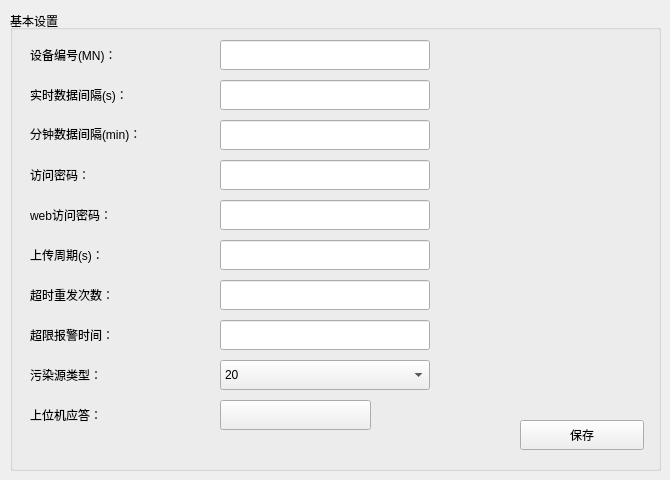
    <widget class="QWidget" name="page">
     <widget class="QGroupBox" name="gbox_general">
      <property name="geometry">
       <rect>
        <x>10</x>
        <y>10</y>
        <width>651</width>
        <height>461</height>
       </rect>
      </property>
      <property name="layoutDirection">
       <enum>Qt::LeftToRight</enum>
      </property>
      <property name="autoFillBackground">
       <bool>false</bool>
      </property>
      <property name="title">
       <string>基本设置</string>
      </property>
      <property name="alignment">
       <set>Qt::AlignLeading|Qt::AlignLeft|Qt::AlignVCenter</set>
      </property>
      <property name="flat">
       <bool>false</bool>
      </property>
      <property name="checkable">
       <bool>false</bool>
      </property>
      <widget class="QLabel" name="label">
       <property name="geometry">
        <rect>
         <x>20</x>
         <y>30</y>
         <width>180</width>
         <height>30</height>
        </rect>
       </property>
       <property name="text">
        <string>设备编号(MN)：</string>
       </property>
      </widget>
      <widget class="QLabel" name="label_2">
       <property name="geometry">
        <rect>
         <x>20</x>
         <y>350</y>
         <width>180</width>
         <height>30</height>
        </rect>
       </property>
       <property name="text">
        <string>污染源类型：</string>
       </property>
      </widget>
      <widget class="QLabel" name="label_3">
       <property name="geometry">
        <rect>
         <x>20</x>
         <y>70</y>
         <width>180</width>
         <height>30</height>
        </rect>
       </property>
       <property name="text">
        <string>实时数据间隔(s)：</string>
       </property>
      </widget>
      <widget class="QLabel" name="label_6">
       <property name="geometry">
        <rect>
         <x>20</x>
         <y>109</y>
         <width>180</width>
         <height>30</height>
        </rect>
       </property>
       <property name="text">
        <string>分钟数据间隔(min)：</string>
       </property>
      </widget>
      <widget class="QLabel" name="label_8">
       <property name="geometry">
        <rect>
         <x>20</x>
         <y>150</y>
         <width>180</width>
         <height>30</height>
        </rect>
       </property>
       <property name="text">
        <string>访问密码：</string>
       </property>
      </widget>
      <widget class="QLabel" name="label_9">
       <property name="geometry">
        <rect>
         <x>20</x>
         <y>190</y>
         <width>180</width>
         <height>30</height>
        </rect>
       </property>
       <property name="text">
        <string>web访问密码：</string>
       </property>
      </widget>
      <widget class="QLineEdit" name="txtMN">
       <property name="geometry">
        <rect>
         <x>210</x>
         <y>30</y>
         <width>210</width>
         <height>30</height>
        </rect>
       </property>
      </widget>
      <widget class="QComboBox" name="comboBoxStType">
       <property name="geometry">
        <rect>
         <x>210</x>
         <y>350</y>
         <width>210</width>
         <height>30</height>
        </rect>
       </property>
       <property name="currentIndex">
        <number>0</number>
       </property>
       <item>
        <property name="text">
         <string>20</string>
        </property>
       </item>
       <item>
        <property name="text">
         <string>31</string>
        </property>
       </item>
       <item>
        <property name="text">
         <string>32</string>
        </property>
       </item>
       <item>
        <property name="text">
         <string>33</string>
        </property>
       </item>
       <item>
        <property name="text">
         <string>34</string>
        </property>
       </item>
       <item>
        <property name="text">
         <string>35</string>
        </property>
       </item>
       <item>
        <property name="text">
         <string>36</string>
        </property>
       </item>
       <item>
        <property name="text">
         <string>37</string>
        </property>
       </item>
       <item>
        <property name="text">
         <string>38</string>
        </property>
       </item>
       <item>
        <property name="text">
         <string>21</string>
        </property>
       </item>
       <item>
        <property name="text">
         <string>22</string>
        </property>
       </item>
       <item>
        <property name="text">
         <string>23</string>
        </property>
       </item>
       <item>
        <property name="text">
         <string>41</string>
        </property>
       </item>
      </widget>
      <widget class="QLineEdit" name="txtRtdInterval">
       <property name="geometry">
        <rect>
         <x>210</x>
         <y>70</y>
         <width>210</width>
         <height>30</height>
        </rect>
       </property>
      </widget>
      <widget class="QLineEdit" name="txtMinInterval">
       <property name="geometry">
        <rect>
         <x>210</x>
         <y>110</y>
         <width>210</width>
         <height>30</height>
        </rect>
       </property>
      </widget>
      <widget class="QLineEdit" name="txtPW">
       <property name="geometry">
        <rect>
         <x>210</x>
         <y>150</y>
         <width>210</width>
         <height>30</height>
        </rect>
       </property>
      </widget>
      <widget class="QLineEdit" name="txtAlarmTarget">
       <property name="geometry">
        <rect>
         <x>210</x>
         <y>190</y>
         <width>210</width>
         <height>30</height>
        </rect>
       </property>
      </widget>
      <widget class="QLabel" name="label_7">
       <property name="geometry">
        <rect>
         <x>20</x>
         <y>230</y>
         <width>180</width>
         <height>30</height>
        </rect>
       </property>
       <property name="text">
        <string>上传周期(s)：</string>
       </property>
      </widget>
      <widget class="QLabel" name="label_12">
       <property name="geometry">
        <rect>
         <x>20</x>
         <y>270</y>
         <width>180</width>
         <height>30</height>
        </rect>
       </property>
       <property name="text">
        <string>超时重发次数：</string>
       </property>
      </widget>
      <widget class="QLabel" name="label_13">
       <property name="geometry">
        <rect>
         <x>20</x>
         <y>310</y>
         <width>180</width>
         <height>30</height>
        </rect>
       </property>
       <property name="text">
        <string>超限报警时间：</string>
       </property>
      </widget>
      <widget class="QLineEdit" name="txtOverTime">
       <property name="geometry">
        <rect>
         <x>210</x>
         <y>230</y>
         <width>210</width>
         <height>30</height>
        </rect>
       </property>
      </widget>
      <widget class="QLineEdit" name="txtReCount">
       <property name="geometry">
        <rect>
         <x>210</x>
         <y>270</y>
         <width>210</width>
         <height>30</height>
        </rect>
       </property>
      </widget>
      <widget class="QLineEdit" name="txtAlarmTime">
       <property name="geometry">
        <rect>
         <x>210</x>
         <y>310</y>
         <width>210</width>
         <height>30</height>
        </rect>
       </property>
      </widget>
      <widget class="QPushButton" name="btn_SaveGeneral">
       <property name="geometry">
        <rect>
         <x>510</x>
         <y>410</y>
         <width>124</width>
         <height>30</height>
        </rect>
       </property>
       <property name="text">
        <string>保存</string>
       </property>
       <property name="iconSize">
        <size>
         <width>120</width>
         <height>40</height>
        </size>
       </property>
      </widget>
      <widget class="QLabel" name="label_45">
       <property name="geometry">
        <rect>
         <x>20</x>
         <y>390</y>
         <width>180</width>
         <height>30</height>
        </rect>
       </property>
       <property name="text">
        <string>上位机应答：</string>
       </property>
      </widget>
      <widget class="mySwitchButton" name="btn_RespondOpen">
       <property name="geometry">
        <rect>
         <x>210</x>
         <y>390</y>
         <width>151</width>
         <height>30</height>
        </rect>
       </property>
       <property name="text">
        <string/>
       </property>
      </widget>
     </widget>
    </widget>
